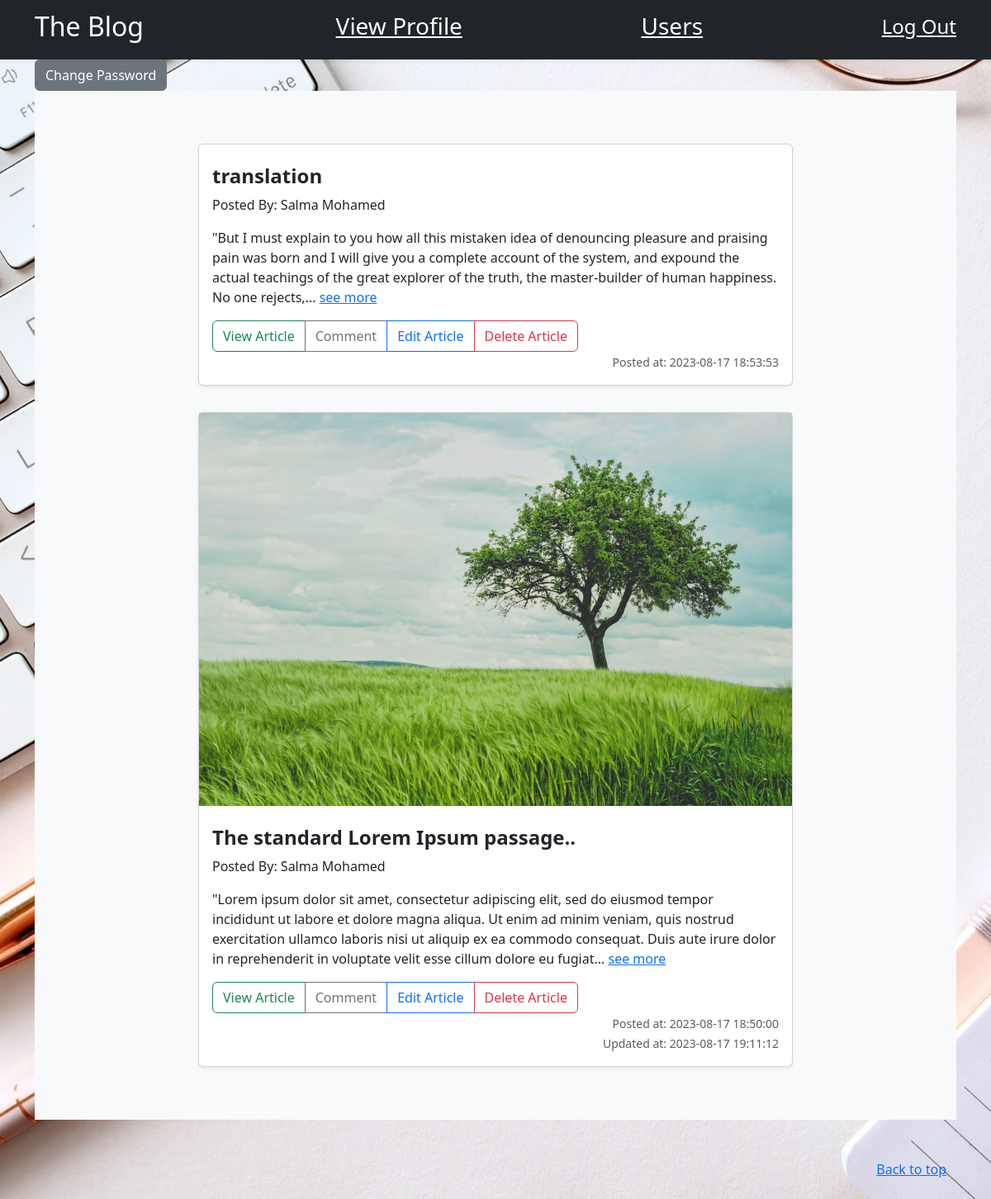
The app's page /profile.php (signed in) with its own data.
### tables this page shows
CREATE TABLE `articles` (
  `id` int(11) NOT NULL,
  `title` text NOT NULL,
  `content` text NOT NULL,
  `image` varchar(255) DEFAULT NULL,
  `postedAt` datetime NOT NULL,
  `updatedAt` datetime NOT NULL,
  `user_id` int(11) NOT NULL
);

CREATE TABLE `users` (
  `id` int(11) NOT NULL,
  `Fname` varchar(30) NOT NULL,
  `Lname` varchar(30) NOT NULL,
  `email` varchar(50) NOT NULL,
  `password` varchar(255) NOT NULL,
  `registeredTime` datetime NOT NULL,
  `role` enum('user','admin') NOT NULL
);

### User.php (called while the page is built, shortened)
<?php
class User{
    function showArticlesByUser($userId){
        $qryEmailExists = "SELECT * FROM articles WHERE user_id = $userId ORDER BY postedAt DESC LIMIT 9";
        $connection = mysqli_connect(DB_USER_HOST, DB_USER_NAME, DB_USER_PASSWORD, DB_NAME);
        $res = mysqli_query($connection, $qryEmailExists);
        $data = mysqli_fetch_all($res);
        return $data;
    }
    function getUserPosted($articleId){
        $qry = "SELECT articles.id, Fname, Lname FROM users JOIN articles
        WHERE users.id = articles.user_id AND articles.id = $articleId";
        $connection = mysqli_connect(DB_USER_HOST, DB_USER_NAME, DB_USER_PASSWORD, DB_NAME);
        $res = mysqli_query($connection, $qry);
        $data = mysqli_fetch_assoc($res);
        return $data;
    }
}

### admin.php (called while the page is built, shortened)
<?php
require_once('User.php');
class Admin extends User{
    function showArticlesByUser($userId)
    {
        return parent::showArticlesByUser($userId);
    }
    function getUserPosted($articleId)
    {
        return parent::getUserPosted($articleId);
    }
}

### profile.php (the view, shortened to what this page needs)
<?php
require_once('navbar.php');
require_once('User.php');
require_once('admin.php');
?>
<link rel="stylesheet" href="navigatingArticlesStyle.css">
<?php
if (!empty($_SESSION["logged"])) {
  $user = unserialize($_SESSION["logged"]);
}
else {
  $user = unserialize($_SESSION["admin"]);
}
$articles = $user->showArticlesByUser($user->id);
?>
<div class="container">
  <div class="row">
    <div>
      <div class="btn-group">
        <a href="changePassword.php" class="btn btn-secondary">Change Password</a>
      </div>
    </div>
  </div>
  <div class="album py-5 bg-body-tertiary">
    <div class="container">
      <div class="row">
        <?php
        foreach ($articles as $article) {
        ?>
          <p>
          <div class="col-8 offset-2">
            <div class="card shadow-sm">
              <?php
              if ($article[3] != null) {
              ?>
                <img src="<?= $article[3] ?>" alt="No Image">
              <?php
              }
              ?>
              <div class="card-body">
                <p class="card-title">
                  <b>
                    <h4><?= $article[1] ?></h4>
                  </b>
                  <?php
                  $userPosted = $user->getUserPosted($article[0]); ?>
                  <?= "Posted By: ", $userPosted["Fname"], " ", $userPosted["Lname"] ?>
                </p>
                <?php
                $words = explode(" ", $article[2]);
                $firstFewWords = implode(" ", array_slice($words, 0, 50));
                if (sizeof($words) > 50) {
                  $firstFewWords = $firstFewWords . "...";
                ?>
                  <p class="card-text"><?= $firstFewWords ?> <a href="viewArticle.php?id=<?= $article[0] ?>">see more</a></p>
                <?php
                } else {
                ?>
                  <p class="card-text"><?= $firstFewWords ?></p>
                <?php
                }
                ?>
                <div class="d-flex justify-content-between align-items-center">
                  <div class="btn-group">
                    <a href="viewArticle.php?id=<?= $article[0] ?> " class="btn btn-outline-success">View Article</a>
                    <a href="viewArticle.php?id=<?= $article[0]?>&userID=<?= $user->id?> " class="btn btn-outline-secondary">Comment</a>
                    <?php
                    if ($user->id == $article[6]) {
                    ?>
                      <a href="editArticle.php?id=<?= $article[0] ?> " class="btn btn-outline-primary">Edit Article</a>
                      <a href="manageDeleteArticle.php?id=<?= $article[0] ?> " class="btn btn-outline-danger">Delete Article</a>
                    <?php
                    }
                    ?>
                  </div>
                </div>
                <div class="text-end">
                  <small class="text-body-secondary"> Posted at: <?= $article[4] ?></small>
                  <?php
                  if ($article[4] != $article[5]) {
                  ?>
                    <br>
                    <small class="text-body-secondary"> Updated at: <?= $article[5] ?></small>
                  <?php
                  }
                  ?>
                </div>
              </div>
            </div>
          </div>
          </p>
        <?php
        }
        ?>
      </div>
    </div>
  </div>
  <footer class="text-body-secondary py-5">
    <div class="container">
      <p class="float-end mb-1">
        <a href="#">Back to top</a>
      </p>
    </div>
  </footer>
  </body>
  </html>

### sign-in.css (style rules this page uses)
html, body { height: 100%; }

### headerStyles.php (style rules this page uses)
body { background-image: url('imgs/writing.jpg'); background-size: cover; }

### records on screen
articles: title "translation", user.Fname "Salma", user.Lname "Mohamed", firstFewWords "\"But I must explain to you how all this mistaken idea of denouncing pleasure and praising pain was born and I will give you a complete account of the system, and expound the actual teachings of the great explorer of the truth, the master-builder of human happiness. No one rejects,...", postedAt "2023-08-17 18:53:53"
articles: image (picture), title "The standard Lorem Ipsum passage..", user.Fname "Salma", user.Lname "Mohamed", firstFewWords "\"Lorem ipsum dolor sit amet, consectetur adipiscing elit, sed do eiusmod tempor incididunt ut labore et dolore magna aliqua. Ut enim ad minim veniam, quis nostrud exercitation ullamco laboris nisi ut aliquip ex ea commodo consequat. Duis aute irure dolor in reprehenderit in voluptate velit esse cillum dolore eu fugiat...", postedAt "2023-08-17 18:50:00", updatedAt "2023-08-17 19:11:12"
